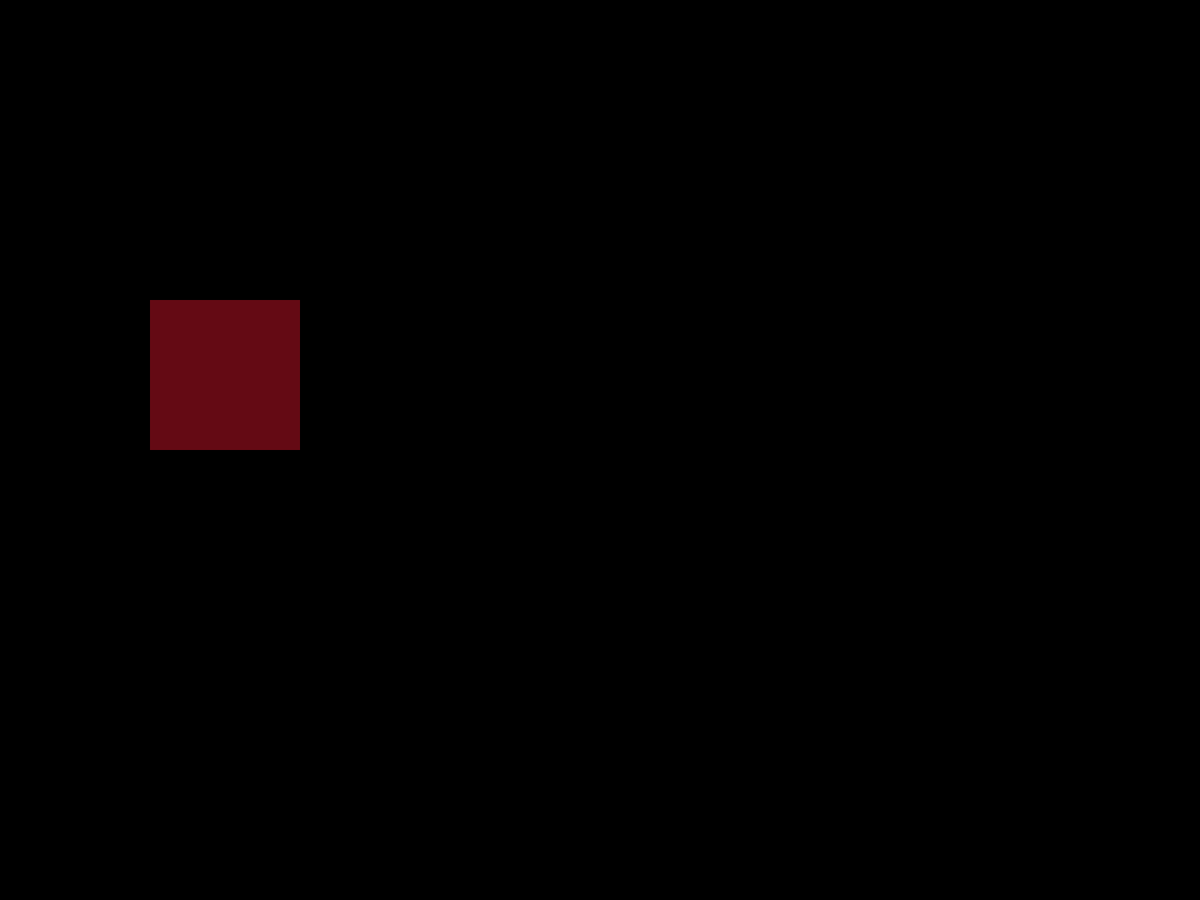
Frame 1 (no input)
Frame 60 (the mouse pressed at the canvas centre just before this capture): identical to frame 1, image omitted
Frame 120 (the mouse held since frame 60 and released just before this capture): identical to frame 1, image omitted

The Processing sketch that drew this single still picture (run headless with seeded random() and noise(); from frame 60 on, the mouse is pressed at the canvas centre):

// Processing sketch: Rekursion
// ── Rekursion.pde
int x = 400;
int y = 400;
float s = 2;
int i = 0;
int l = 3;

void setup(){
  fullScreen();
  background(0);
  noStroke();
  fill(100,10,20);
  rectMode(CENTER);
}


void draw(){
  clear();
rect((150+x)*s+(width/2-width/2*s),(150+y)*s+(height/2-height/2*s),100*s,100*s);

}

void keyPressed(){
 if(key=='e')s=s*1.1; 
  if(key=='q')s=s*0.90;
  if(key=='w')y--;
  if(key=='s')y++;
  if(key=='a')x--;
  if(key=='d')x++;
}
